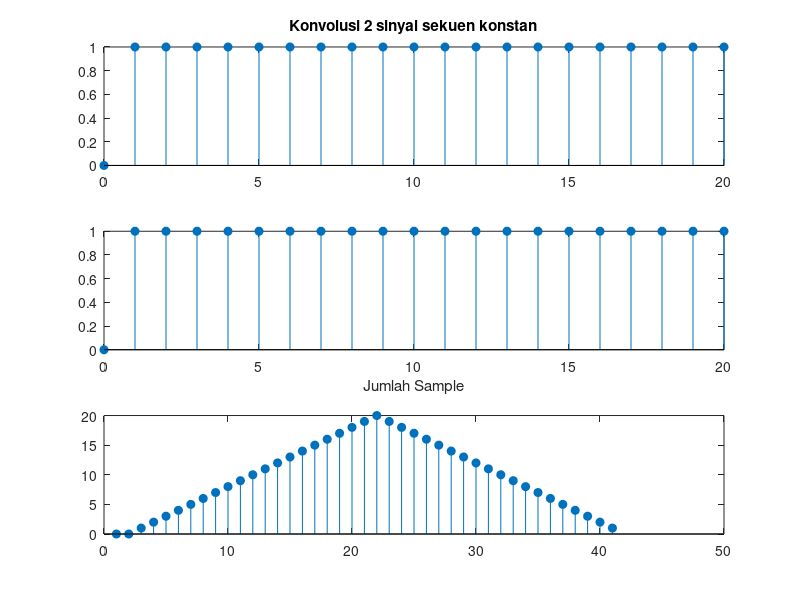

Reproduce this figure in MATLAB.
clear;
close all;

% Pembangkitan sekuen konstan pertama
L1=21;
for n=1:L1
    if(n>=2)
        st1(n)=1;
    else
        st1(n)=0;
    end
end

t1=[0:1:(L1-1)];
subplot(3,1,1);
stem(t1,st1, 'filled');
title("Konvolusi 2 sinyal sekuen konstan");

% Pembangkitan sekuen konstan kedua
L2=21;
for n=1:L2
    if(n>=2)
        st2(n)=1;
    else
        st2(n)=0;
    end
end

t2=[0:1:(L2-1)];
subplot(3,1,2);
stem(t2,st2, 'filled');
xlabel("Jumlah Sample");

% Convolution
subplot(3,1,3);
c = conv(st1,st2);
stem(c, 'filled');
